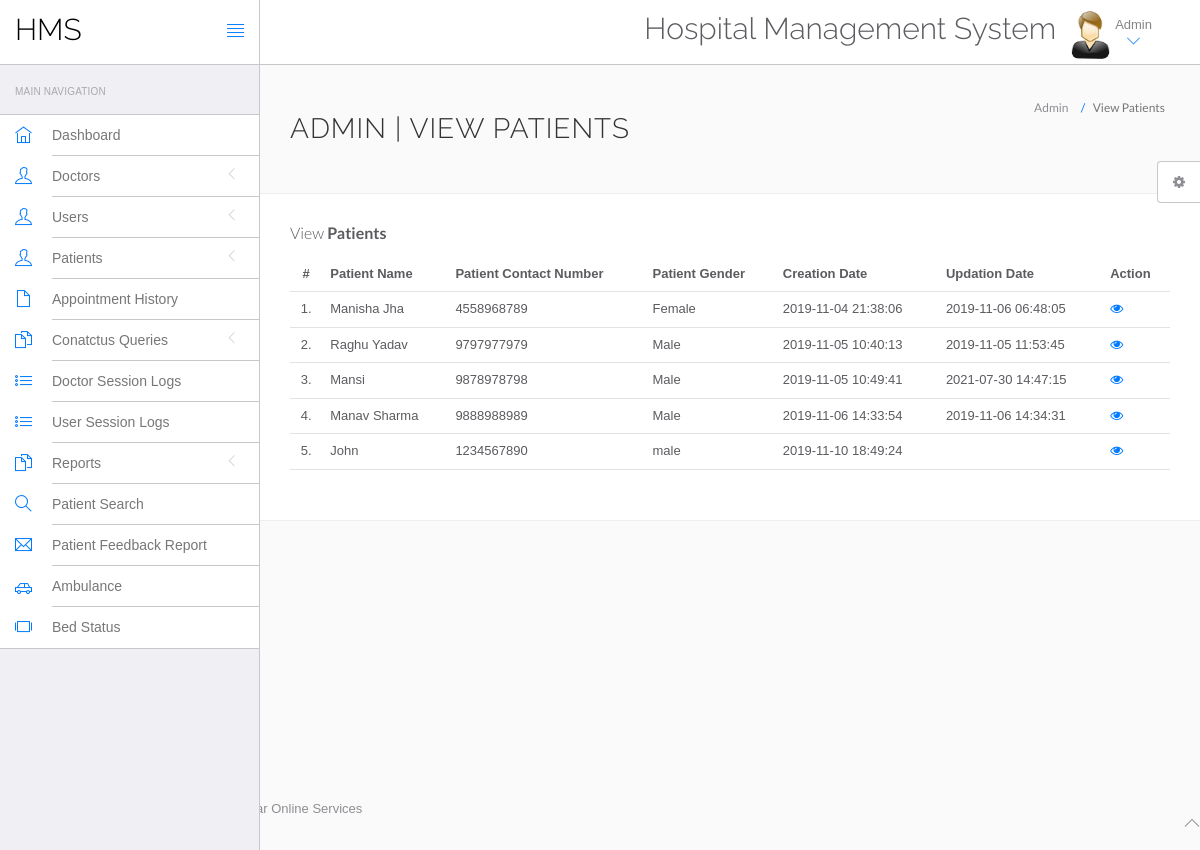
Page /hms/admin/manage-patient.php (signed in) on the committed database.
### tables this page shows
CREATE TABLE `tblpatient` (
  `ID` int(10) NOT NULL,
  `Docid` int(10) DEFAULT NULL,
  `PatientName` varchar(200) DEFAULT NULL,
  `PatientContno` bigint(10) DEFAULT NULL,
  `PatientEmail` varchar(200) DEFAULT NULL,
  `PatientGender` varchar(50) DEFAULT NULL,
  `PatientAdd` mediumtext DEFAULT NULL,
  `PatientAge` int(10) DEFAULT NULL,
  `PatientMedhis` mediumtext DEFAULT NULL,
  `CreationDate` timestamp NULL DEFAULT current_timestamp(),
  `UpdationDate` timestamp NULL DEFAULT NULL ON UPDATE current_timestamp()
);

### hms/admin/manage-patient.php (the view, shortened to what this page needs)
<?php
include('include/config.php');
?>
<!DOCTYPE html>
<html lang="en">
	<head>
		<link rel="stylesheet" href="vendor/bootstrap/css/bootstrap.min.css">
		<link rel="stylesheet" href="vendor/fontawesome/css/font-awesome.min.css">
		<link rel="stylesheet" href="vendor/themify-icons/themify-icons.min.css">
		<link href="vendor/animate.css/animate.min.css" rel="stylesheet" media="screen">
		<link href="vendor/perfect-scrollbar/perfect-scrollbar.min.css" rel="stylesheet" media="screen">
		<link href="vendor/switchery/switchery.min.css" rel="stylesheet" media="screen">
		<link href="vendor/bootstrap-touchspin/jquery.bootstrap-touchspin.min.css" rel="stylesheet" media="screen">
		<link href="vendor/select2/select2.min.css" rel="stylesheet" media="screen">
		<link href="vendor/bootstrap-datepicker/bootstrap-datepicker3.standalone.min.css" rel="stylesheet" media="screen">
		<link href="vendor/bootstrap-timepicker/bootstrap-timepicker.min.css" rel="stylesheet" media="screen">
		<link rel="stylesheet" href="assets/css/styles.css">
		<link rel="stylesheet" href="assets/css/plugins.css">
		<link rel="stylesheet" href="assets/css/themes/theme-1.css" id="skin_color" />
	</head>
	<body>
		<div id="app">
<?php include('include/sidebar.php');?>
<div class="app-content">
<?php include('include/header.php');?>
<div class="main-content" >
<div class="wrap-content container" id="container">
<section id="page-title">
<div class="row">
<div class="col-sm-8">
<h1 class="mainTitle">Admin | View Patients</h1>
</div>
<ol class="breadcrumb">
<li>
<span>Admin</span>
</li>
<li class="active">
<span>View Patients</span>
</li>
</ol>
</div>
</section>
<div class="container-fluid container-fullw bg-white">
<div class="row">
<div class="col-md-12">
<h5 class="over-title margin-bottom-15">View <span class="text-bold">Patients</span></h5>
<table class="table table-hover" id="sample-table-1">
<thead>
<tr>
<th class="center">#</th>
<th>Patient Name</th>
<th>Patient Contact Number</th>
<th>Patient Gender </th>
<th>Creation Date </th>
<th>Updation Date </th>
<th>Action</th>
</tr>
</thead>
<tbody>
<?php
$sql=mysqli_query($con,"select * from tblpatient");
$cnt=1;
while($row=mysqli_fetch_array($sql))
{
?>
<tr>
<td class="center"><?php echo $cnt;?>.</td>
<td class="hidden-xs"><?php echo $row['PatientName'];?></td>
<td><?php echo $row['PatientContno'];?></td>
<td><?php echo $row['PatientGender'];?></td>
<td><?php echo $row['CreationDate'];?></td>
<td><?php echo $row['UpdationDate'];?>
</td>
<td>
<a href="view-patient.php?viewid=<?php echo $row['ID'];?>"><i class="fa fa-eye"></i></a>
</td>
</tr>
<?php
$cnt=$cnt+1;
 }?></tbody>
</table>
</div>
</div>
</div>
</div>
</div>
</div>
</div>
	<?php include('include/footer.php');?>
	<?php include('include/setting.php');?>
	</body>
</html>

### hms/admin/assets/css/themes/theme-1.css (style rules this page uses)
body { background: #FAFAFA; }

### rows in the picture
tblpatient: PatientName "Manisha Jha", PatientContno "4558968789", PatientGender "Female", CreationDate "2019-11-04 21:38:06", UpdationDate "2019-11-06 06:48:05"
tblpatient: PatientName "Raghu Yadav", PatientContno "9797977979", PatientGender "Male", CreationDate "2019-11-05 10:40:13", UpdationDate "2019-11-05 11:53:45"
tblpatient: PatientName "Mansi", PatientContno "9878978798", PatientGender "Male", CreationDate "2019-11-05 10:49:41", UpdationDate "2021-07-30 14:47:15"
tblpatient: PatientName "Manav Sharma", PatientContno "9888988989", PatientGender "Male", CreationDate "2019-11-06 14:33:54", UpdationDate "2019-11-06 14:34:31"
tblpatient: PatientName "John", PatientContno "1234567890", PatientGender "male", CreationDate "2019-11-10 18:49:24"
